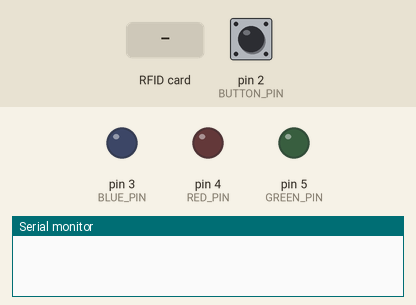
A sketch run on a simulated Arduino Uno, built with avr-gcc and run on an emulated ATmega328P. Parts: output pins drawn as LEDs (lit = HIGH), the last lines printed to the serial monitor. The inputs (shaded band) are chosen by the test bench; at power-on: pin 2 (BUTTON_PIN) LOW. No radio packets arrive unless stated; pins used as bus, display or sensor lines are not drawn.

Above: at 1.2 s.
1.3 s: RFID card 00 00 00 00 held to the reader
At 1.6 s:
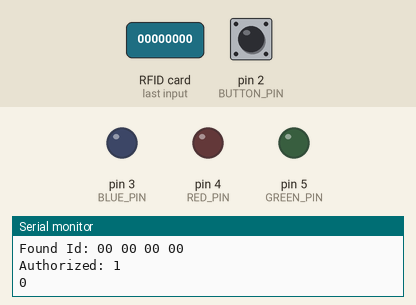
2.8 s: RFID card 5E 7A 19 C4 held to the reader
At 3.4 s:
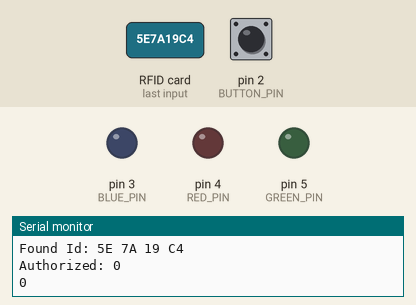
Timing chart, 0 to 5.8 s (numbered marks = the images above; inputs shaded):
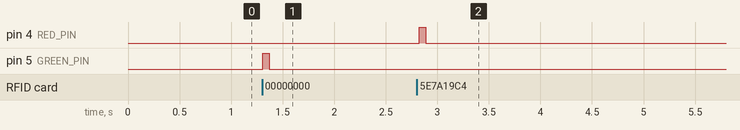

Measured:
- after the input at 1.3 s, pin 5 (GREEN_PIN): LOW → HIGH at once, → LOW 0.06 s later
- after the input at 2.8 s, pin 4 (RED_PIN): LOW → HIGH at once, → LOW 0.06 s later

The sketch:

Open_Sesame_Auth_Controller.ino
```cpp
#include <SPI.h>
#include <MFRC522.h>
#include <RH_ASK.h>

#define TX_PIN 7
#define RX_PIN 6
#define GREEN_PIN 5
#define RED_PIN 4
#define BLUE_PIN 3
#define BUTTON_PIN 2

#define SS_PIN 10
#define RST_PIN 0
MFRC522 mfrc522(SS_PIN, RST_PIN);

RH_ASK driver(2000, RX_PIN, TX_PIN, 10, false);
String omkar = "00 00 00 00"; // Put your ID's here!
String ruchir = "00 00 00 00";
String aivant = "00 00 00 00";
String keyring = "00 00 00 00";

struct data{
  bool demoModeToggle;
  bool authorized;
} authData;

byte tx_buf[sizeof(authData)] = {0};

void setup() {

  pinMode(BUTTON_PIN, INPUT);


  SPI.begin();
  mfrc522.PCD_Init();
  Serial.begin(9600);    // Debugging only
  if (!driver.init()){
    Serial.println("init failed");
    setColor(255, 0, 0);
  }

}

void loop() {
  if(!mfrc522.PICC_IsNewCardPresent()){
    return;
  }
  if(!mfrc522.PICC_ReadCardSerial()){
    return;
  }

  String content = "";
  byte letter;
  for(byte i = 0; i < mfrc522.uid.size; i++){
    content.concat(String(mfrc522.uid.uidByte[i] < 0x10 ? " 0" : " "));
    content.concat(String(mfrc522.uid.uidByte[i], HEX));
  }
  content.toUpperCase();
  String id = content.substring(1);
  Serial.println("Found Id: " + id);
  if(id == omkar){
    authorize(true);
  }else if(id == ruchir){
    authorize(true);
  }else if(id == aivant){
    authorize(true);
  }else if(id == keyring){
    authorize(true);
  }else{
    authorize(false);
  }


}

void authorize(bool authorized){
  Serial.println("Authorized: " + String(authorized));
  if(authorized){
    setColor(0, 255, 0);
  }else{
    setColor(255, 0, 0);
  }
  authData.authorized = authorized;
  authData.demoModeToggle = digitalRead(BUTTON_PIN) == HIGH and authorized;
  Serial.println(authData.demoModeToggle);
  memcpy(tx_buf, &authData, sizeof(authData) );
  byte zize=sizeof(authData);
  driver.send((uint8_t *)tx_buf, zize);
  driver.waitPacketSent();
  setColor(0, 0, 0);
//  if(authData.demoModeToggle){
//    flashLED(0, 0, 255, 2);
//  }
}

void flashLED(int red, int green, int blue, int numTimes){
  for(int i = 0; i < numTimes*2; i++){
      if(i%2 == 0){
        setColor(red, green, blue);
      }else{
        setColor(0, 0, 0);
      }
      delay(200);
    }
}

void setColor(int red, int green, int blue)
{
  #ifdef COMMON_ANODE
    red = 255 - red;
    green = 255 - green;
    blue = 255 - blue;
  #endif
  analogWrite(RED_PIN, red);
  analogWrite(GREEN_PIN, green);
  analogWrite(BLUE_PIN, blue);
}
```
